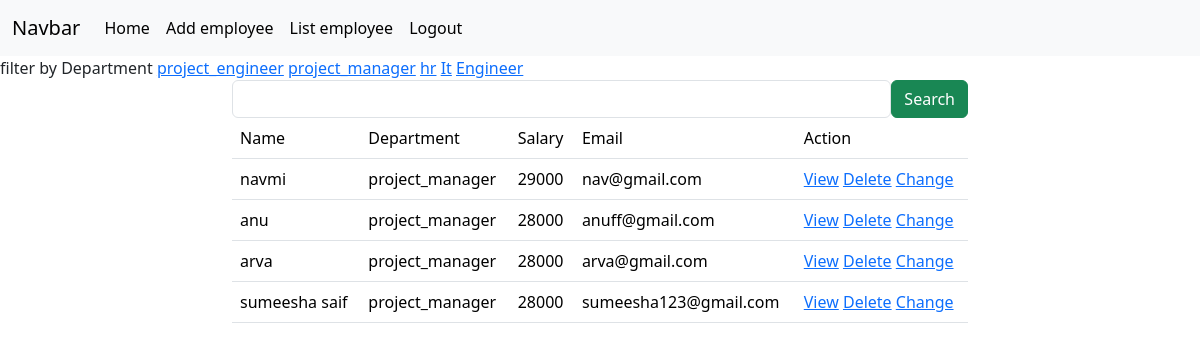
Page /employees/all/?department=project_manager (signed in) on the committed database.
### crm/models.py (models this page shows, shortened)
class Employees(models.Model):
    name=models.CharField(max_length=200)
    department=models.CharField(max_length=200)
    salary=models.PositiveIntegerField()
    email=models.EmailField(unique=True)
    age=models.PositiveIntegerField()
    contact=models.CharField(null=True,max_length=200,blank=True)
    profile_pic=models.ImageField(upload_to="images",null=True,blank=True)
    dob=models.DateField(null=True,blank=True)

### crm/views.py (the view, shortened to what this page needs)
# urls.py: path("employees/all/",views.EmployeeListView.as_view(),name="emp-all"),
@method_decorator(signin_required,name="dispatch")
class EmployeeListView(View):
    def get(self,request,*args,**kwargs):
            qs=Employees.objects.all()
            departments=Employees.objects.all().values_list("department",flat=True).distinct()
            print(departments)
            if "department" in request.GET:
                dept=request.GET.get("department")
                qs=qs.filter(department__iexact=dept)
            return render (request,"emp_list.html",{"data":qs,"departments":departments})

### crm/views.py (called while the page is built)
def signin_required(fn):                                             #decorat0rs
    def wrapper(request,*args,**kwargs):
        if not request.user.is_authenticated:
            messages.error(request,"invalid session")
            return redirect("signin")
        else:
            return fn(request,*args,**kwargs)
    return wrapper

### crm/templates/emp_list.html (shortened to what this page needs)
{%extends 'base.html'%}
{%block body_block%}
<div>
    filter by Department
    {%for dep in departments%}
        <a href="{%url 'emp-all'%}?department={{dep}}">{{dep}}</a>
    {%endfor%}
</div>
<div class="container">
    <div class="row">
        <div class="col-2"></div>
        <div class="col-8">
            <form action="" method="post">
                <div class="d-flex">
                    <input type="text" name="box" class="form-control">
                    <button type="submit" class="btn btn-success">Search</button>
                </div>
            </form>
        </div>
        <div class="container ">
            <div class="row">
                <div class="col-2"></div>
                <div class="col-8">
                    <table class="table">
                        <tr>
                            <td>Name</td>
                            <td>Department</td>
                            <td>Salary</td>
                            <td>Email</td>
                            <td>Action</td>
                        </tr>
                        {%for emp in data%}
                        <tr>
                            <td>{{emp.name}}</td>
                            <td>{{emp.department}}</td>
                            <td>{{emp.salary}}</td>
                            <td>{{emp.email}}</td>
                            <td>
                                <a href="{%url 'emp-details' emp.id%}">View</a>
                                <a href="{%url 'emp-delete' emp.id%}">Delete</a>
                                <a href="{%url 'emp-edit' emp.id%}">Change</a>
                            </td>
                        </tr>
                        {%endfor emp in data%}
                    </table>
                </div>
                <div class="col-2"></div>
            </div>
        </div>
        {%endblock%}

### rows in the picture
Employees: name "navmi", department "project_manager", salary "29000", email "nav@gmail.com"
Employees: name "anu", department "project_manager", salary "28000", email "anuff@gmail.com"
Employees: name "arva", department "project_manager", salary "28000", email "arva@gmail.com"
Employees: name "sumeesha saif", department "project_manager", salary "28000", email "sumeesha123@gmail.com"

### other values in the picture
{{ dep }} "project_engineer" "project_manager" "hr" "It" "Engineer"
